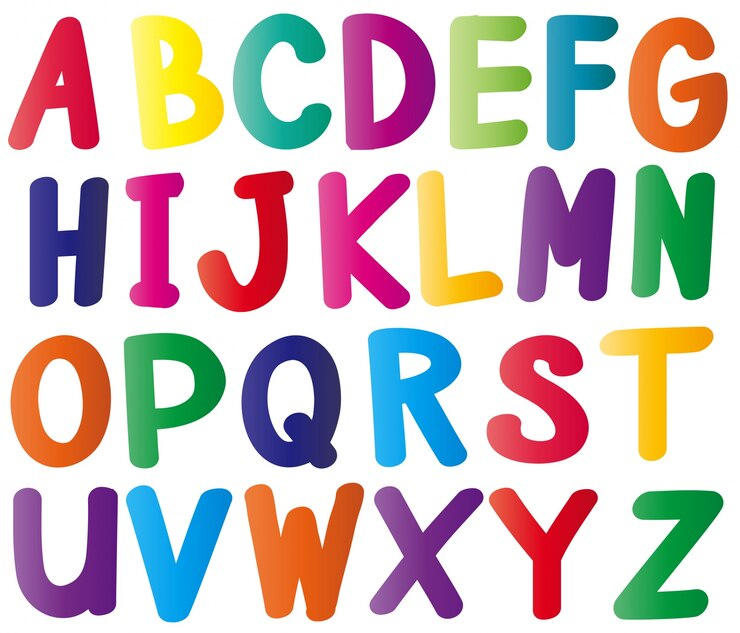
#> input picture COS3401/Week5/images/alphabet.jpg, 740 x 633 px, found by its file name
$ jupyter execute edge_detection_chapter.ipynb   (older library calls are emulated)
#> lines starting #> are read from the running program, lines starting #| are printed output that depends on the picture; after the words box and inside, x2 and y2 are one past the last pixel; in counts of white or black regions, pixels touching at a corner belong together
## Edge detection
### 1.  Introduction

**Edge detection** is a fundamental technique in image processing and computer vision, used to identify points in an image where the brightness of colors changes distinctly. It's primarily used to extract structural information from images and is a critical tool in many applications like object recognition, image segmentation, and feature detection. Here's a basic tutorial covering the key concepts and methods for edge detection:
### 2. Understanding Edge Detection
- **Definition:** An edge in an image is a significant local change in the image intensity, usually associated with a discontinuity in either the image intensity or the first derivative of the image intensity.
- **Importance:** Detecting edges is crucial for image analysis, especially in applications involving shape detection.
### 3. Basic Concepts
- **Gradient:** A measure of change in brightness over a series of pixels. It's a vector containing the direction and magnitude of the most significant change.


- **Prewitt Operator:** A popular method to approximate the gradient of the image intensity function.


- **Sobel Operator:** A popular method to approximate the gradient of the image intensity function.

- **Canny Edge Detector:** A multi-stage algorithm that detects a wide range of edges in images.

### Import Module

[cell 1]
import cv2
import numpy as np
import matplotlib.pyplot as plt
import math

### Show Image Module

[cell 2]
def plt_show(img):
    plt.axis("off")
    plt.imshow(img, cmap='gray')
    plt.show()

[cell 3]
def cv_show(img):
    cv2.imshow('Mean Filtered Image', img)
    cv2.waitKey(0)
    cv2.destroyAllWindows()

#### Prewitt Operator
- **Principle:** Uses convolution with Sobel kernels to compute the gradient magnitude at each pixel.
- **Implementation:** Convolve the image with a pair of 3x3 kernels (one estimating the gradient in the x-direction and the other in the y-direction). The gradient magnitude is computed using the formula:

[cell 4]
def prewitt_operator_meth(img):

    mask_gx = np.array([[-1, 0, 1], [-1, 0, 1], [-1, 0, 1]], dtype='float')
    mask_gy = np.array([[-1, -1, -1], [0, 0, 0], [1, 1, 1]], dtype='float')
    gx = cv2.filter2D(img, -1, mask_gx)
    gy = cv2.filter2D(img, -1,  mask_gy)
    out = np.sqrt(gx**2 + gy**2)
    return out.astype(np.uint8)

[cell 5]
def edge_operator_meth(img, k):
    f = img.copy().astype(np.float16)
    out = np.zeros_like(img, dtype = 'float16')
    mask_gx = np.array([[-1, 0, 1], [-k, 0, k], [-1, 0, 1]] , dtype = 'float16')
    mask_gy = np.array([[-1, -k, -1], [0, 0, 0], [1, k, 1]] , dtype = 'float16')

    sz, sz = mask_gx.shape
    bd = sz // 2
    (m,n) = f.shape
    for i in range(bd,m-bd):
        for j in range(bd,n-bd):
            gx, gy = 0., 0.
            sub_f = f[i - bd : i + bd + 1, j - bd : j + bd + 1]
            gx = np.multiply(sub_f, mask_gx).sum()
            gy = np.multiply(sub_f, mask_gy).sum()
            out[i,j] = np.sqrt(gx**2 + gy**2)
    out[out>255.0] = 255.0
    return out.astype(np.uint8)

### 1. Read Image

[cell 6]
image = cv2.imread('./images/alphabet.jpg')
#> image is the input picture: shape (633, 740, 3); mean B, G, R 191.1, 191.5, 206.1
gray = cv2.cvtColor(image, cv2.COLOR_BGR2GRAY)
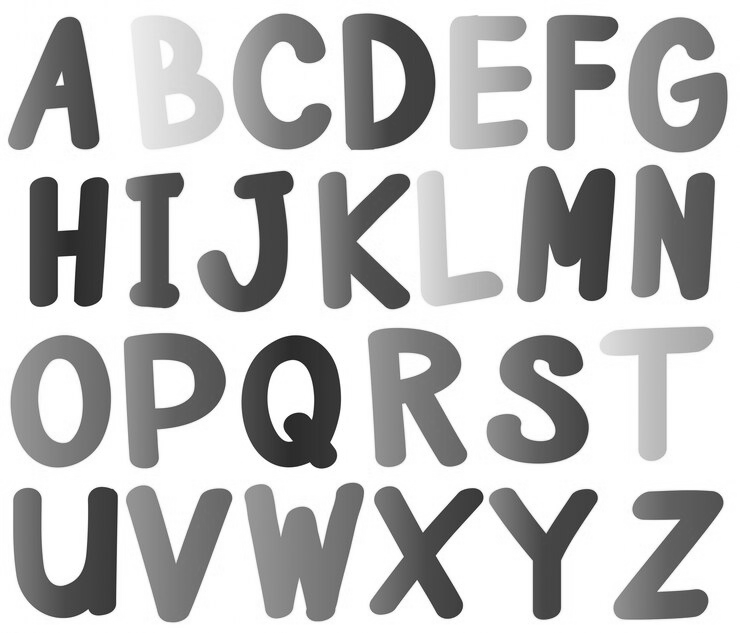
#> gray: shape (633, 740); min 24, max 255, mean 195.8

[cell 7]
out = prewitt_operator_meth(gray)
#> in prewitt_operator_meth, `gx = cv2.filter2D(img, -1, mask_gx)`:
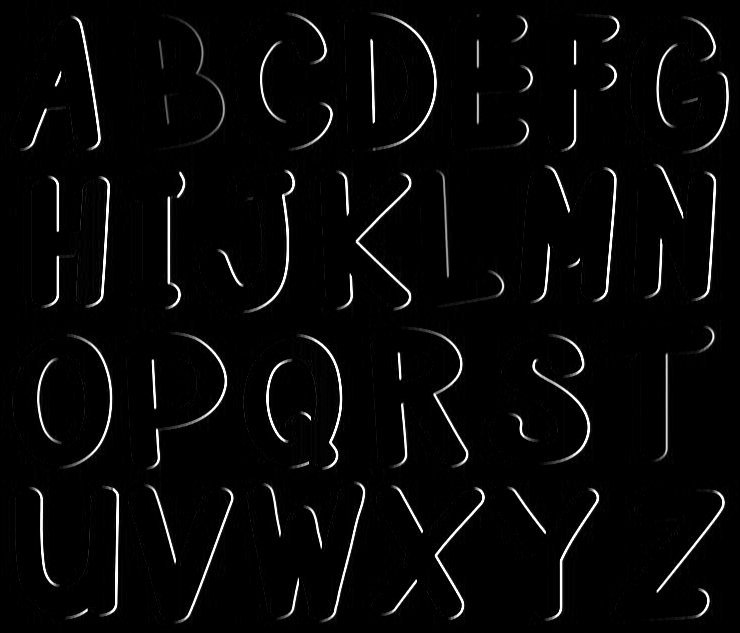
#> gx: shape (633, 740); min 0, max 255, mean 7.9
#> in prewitt_operator_meth, `gy = cv2.filter2D(img, -1,  mask_gy)`:
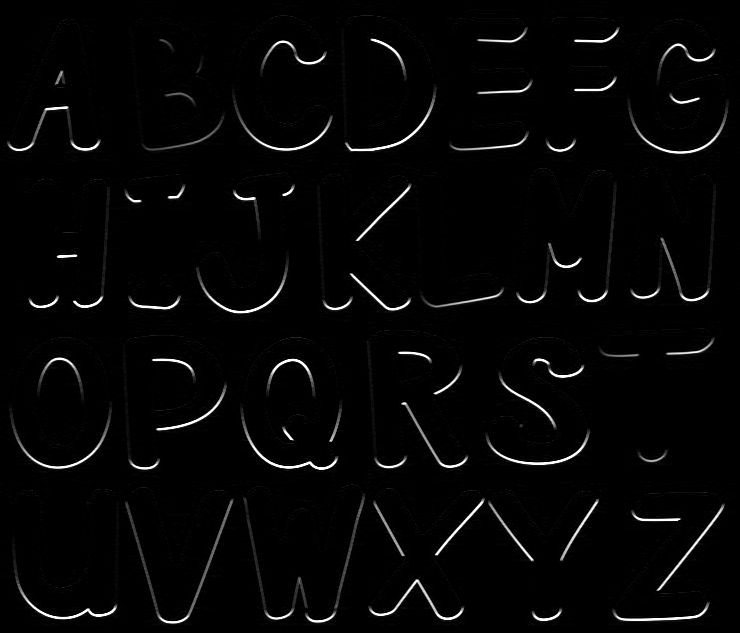
#> gy: shape (633, 740); min 0, max 255, mean 5.8
out = edge_operator_meth(gray, 1)
#> in edge_operator_meth, `out[out>255.0] = 255.0`:
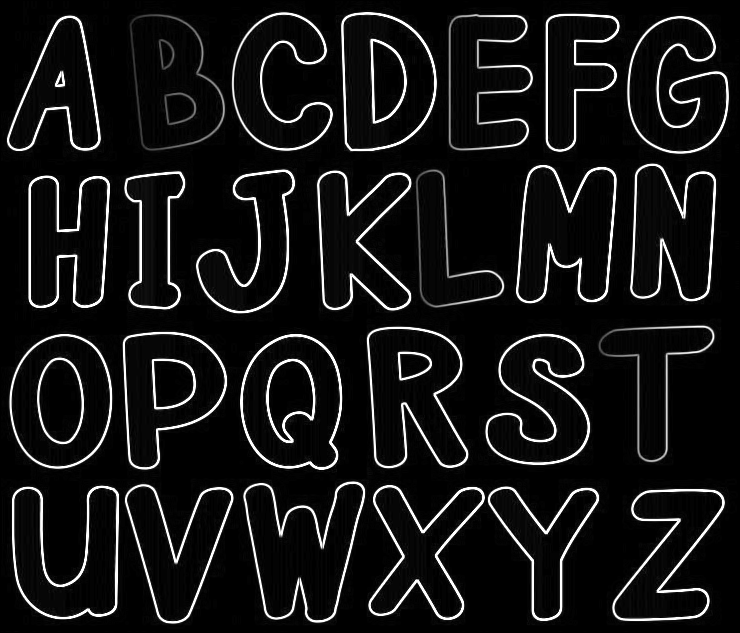
#> out: shape (633, 740) float16; min 0, max 255, mean 21.7
imgs = cv2.hconcat([gray, out])
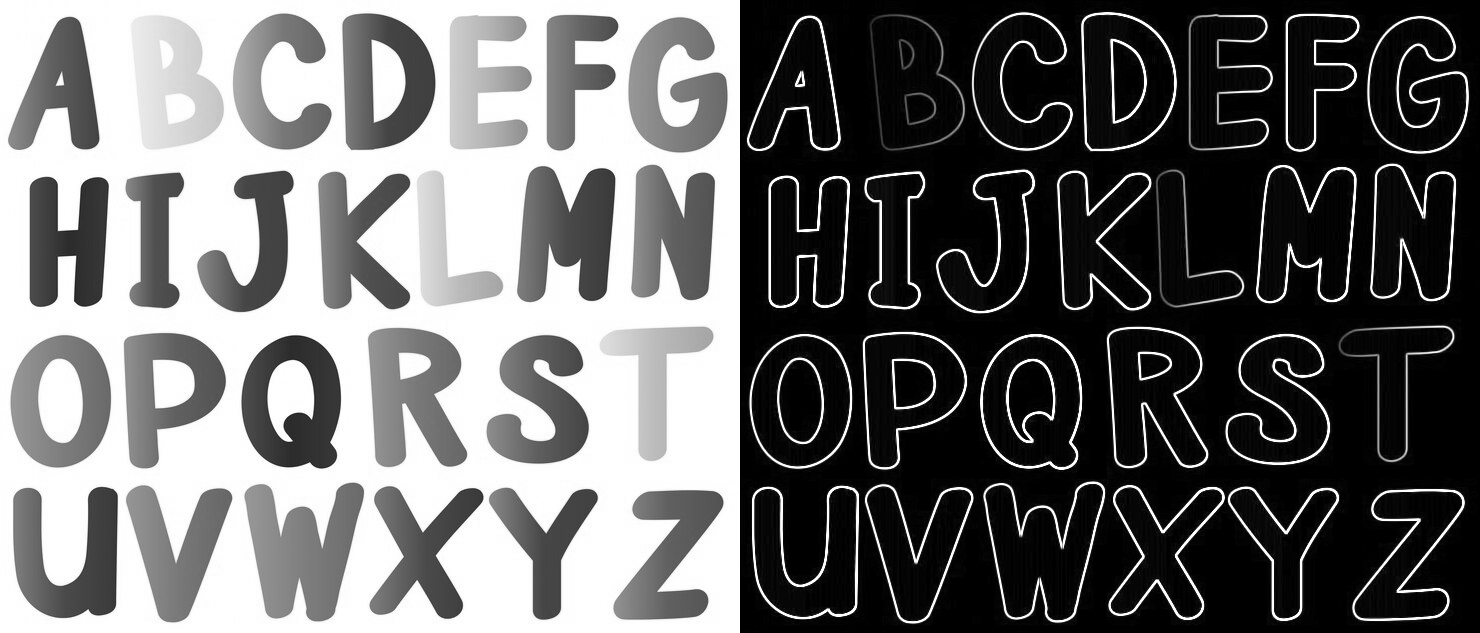
#> imgs: shape (633, 1480); min 0, max 255, mean 108.7
#cv_show(imgs)
plt_show(imgs)

#### Sobel Operator

[cell 8]
def sobel_operator(img):
    gx = cv2.Sobel(img, cv2.CV_64F, 1, 0, ksize=3)
    gy = cv2.Sobel(img, cv2.CV_64F, 0, 1, ksize=3)
    out = np.sqrt(gx**2 + gy**2)
    return out.astype(np.uint8)

[cell 9]
#out = sobel_operator(gray)
out = edge_operator_meth(gray, 2)
#> call 2 of edge_operator_meth, with k = 2
#> in edge_operator_meth (call 2), `out[out>255.0] = 255.0`:
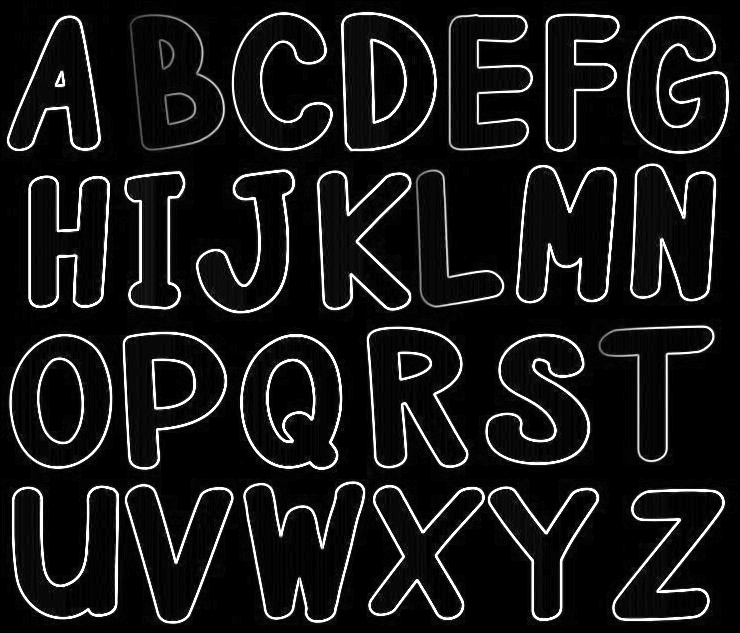
#> out: shape (633, 740) float16; min 0, max 255, mean 24.1
imgs = cv2.hconcat([gray, out])
plt_show(imgs)

#### Canny Operator

[cell 10]
out  = cv2.Canny(gray, 50, 150)
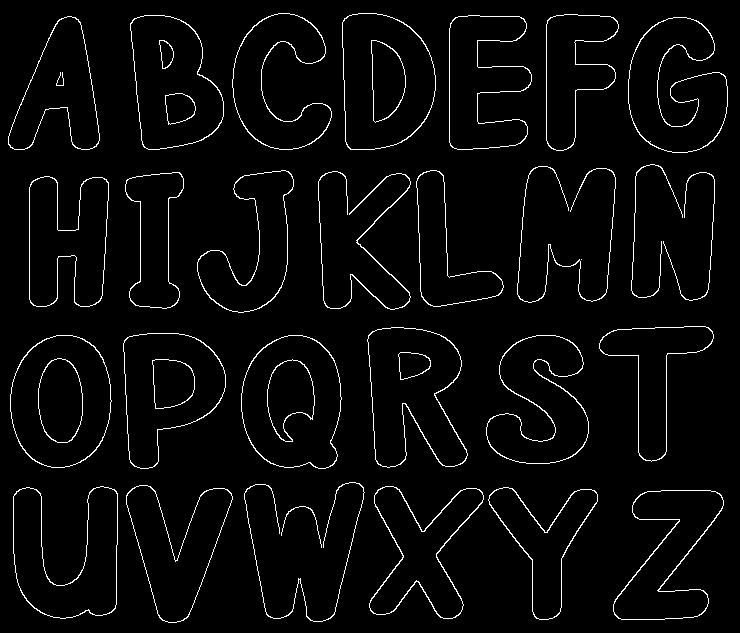
#> out: shape (633, 740); 3.3% white in thin lines or dots
imgs = cv2.hconcat([gray, out])
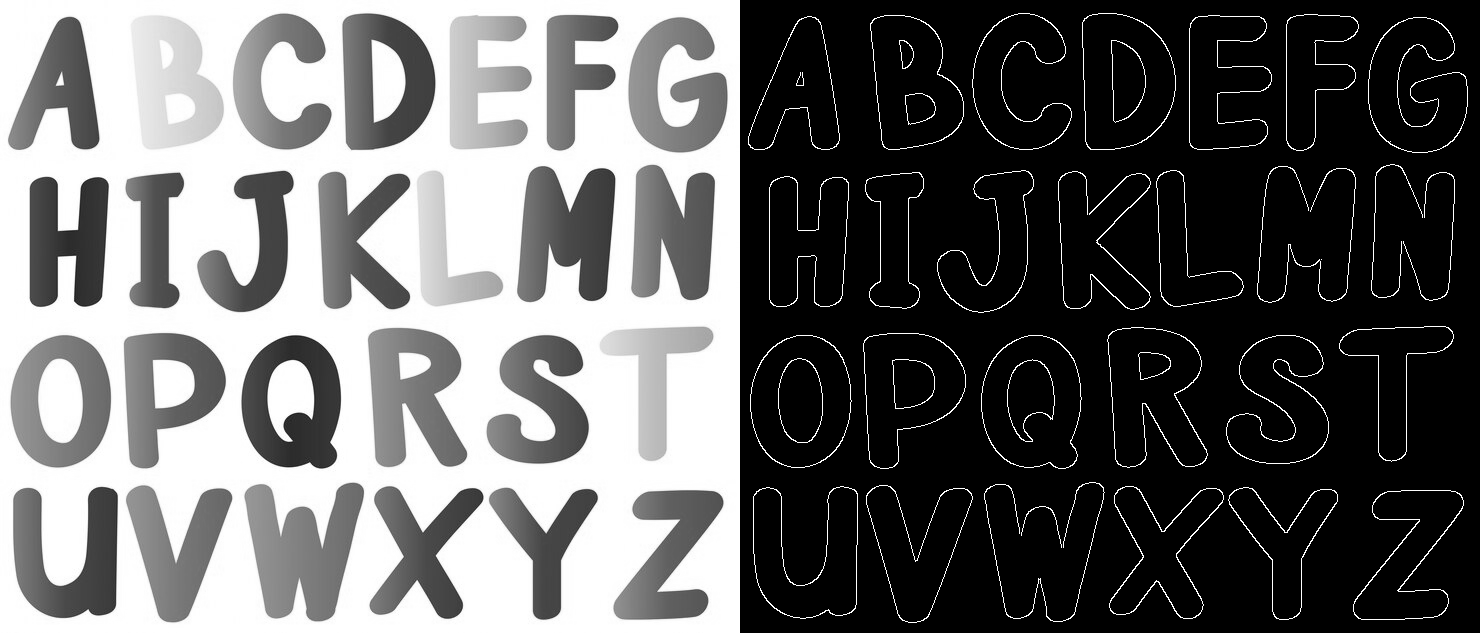
#> imgs: shape (633, 1480); min 0, max 255, mean 102.1
plt_show(imgs)
